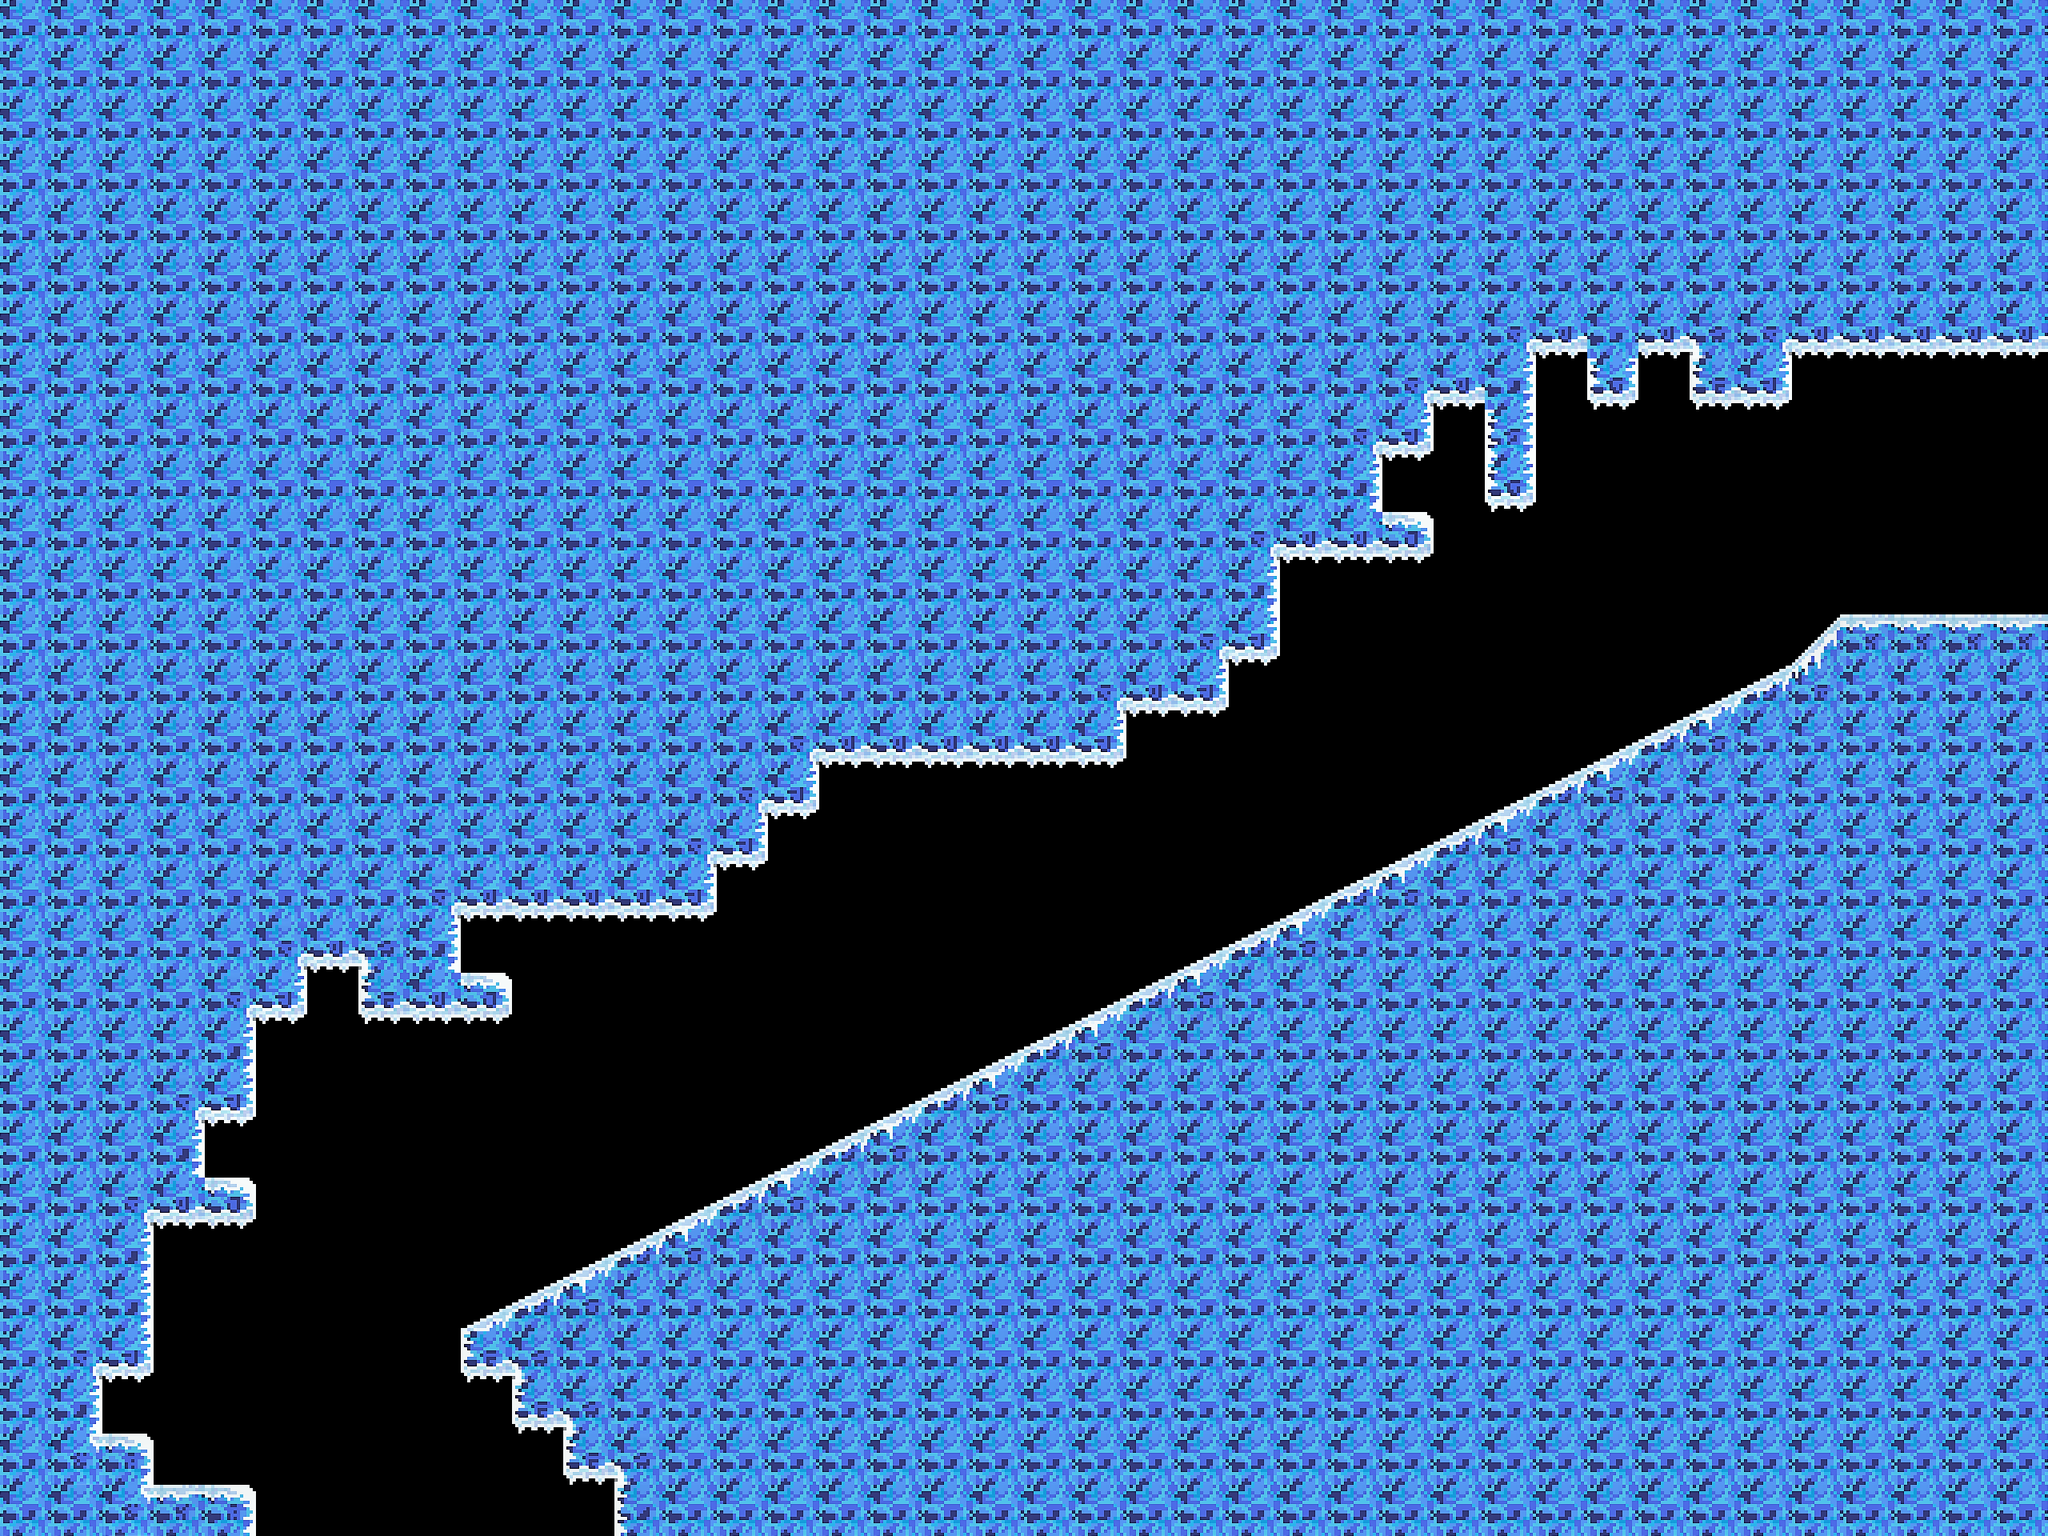

Below is a game level as drawn by its tile map, then a one-line description and the .tmx file that defines it, in full:
An orthogonal 40x30 tile map with 64x64 px tiles, 1 tile layer (tiles) and 7 objects (S, E).

<map version="1.4" tiledversion="1.4.3" orientation="orthogonal" renderorder="right-down" width="40" height="30" tilewidth="64" tileheight="64" infinite="0" nextlayerid="5" nextobjectid="14">
 <tileset firstgid="1" source="../tileset4.tsx" />
 <layer id="1" name="tiles" width="40" height="30">
  <data encoding="csv">
10,10,10,10,10,10,10,10,10,10,10,10,10,10,10,10,10,10,10,10,10,10,10,10,10,10,10,10,10,10,10,10,10,10,10,10,10,10,10,10,
10,10,10,10,10,10,10,10,10,10,10,10,10,10,10,10,10,10,10,10,10,10,10,10,10,10,10,10,10,10,10,10,10,10,10,10,10,10,10,10,
10,10,10,10,10,10,10,10,10,10,10,10,10,10,10,10,10,10,10,10,10,10,10,10,10,10,10,10,10,10,10,10,10,10,10,10,10,10,10,10,
10,10,10,10,10,10,10,10,10,10,10,10,10,10,10,10,10,10,10,10,10,10,10,10,10,10,10,10,10,10,10,10,10,10,10,10,10,10,10,10,
10,10,10,10,10,10,10,10,10,10,10,10,10,10,10,10,10,10,10,10,10,10,10,10,10,10,10,10,10,10,10,10,10,10,10,10,10,10,10,10,
10,10,10,10,10,10,10,10,10,10,10,10,10,10,10,10,10,10,10,10,10,10,10,10,10,10,10,10,10,10,10,10,10,10,10,10,10,10,10,10,
10,10,10,10,10,10,10,10,10,10,10,10,10,10,10,10,10,10,10,10,10,10,10,10,10,10,10,10,10,5,18,10,18,6,5,18,18,18,18,18,
10,10,10,10,10,10,10,10,10,10,10,10,10,10,10,10,10,10,10,10,10,10,10,10,10,10,10,5,18,11,0,20,0,17,19,0,0,0,0,0,
10,10,10,10,10,10,10,10,10,10,10,10,10,10,10,10,10,10,10,10,10,10,10,10,10,10,5,19,0,12,0,0,0,0,0,0,0,0,0,0,
10,10,10,10,10,10,10,10,10,10,10,10,10,10,10,10,10,10,10,10,10,10,10,10,10,10,11,0,0,20,0,0,0,0,0,0,0,0,0,0,
10,10,10,10,10,10,10,10,10,10,10,10,10,10,10,10,10,10,10,10,10,10,10,10,5,18,18,27,0,0,0,0,0,0,0,0,0,0,0,0,
10,10,10,10,10,10,10,10,10,10,10,10,10,10,10,10,10,10,10,10,10,10,10,10,11,0,0,0,0,0,0,0,0,0,0,0,0,0,0,0,
10,10,10,10,10,10,10,10,10,10,10,10,10,10,10,10,10,10,10,10,10,10,10,5,19,0,0,0,0,0,0,0,0,0,0,8,2,2,2,2,
10,10,10,10,10,10,10,10,10,10,10,10,10,10,10,10,10,10,10,10,10,5,18,19,0,0,0,0,0,0,0,0,0,23,24,16,10,10,10,10,
10,10,10,10,10,10,10,10,10,10,10,10,10,10,10,5,18,18,18,18,18,19,0,0,0,0,0,0,0,0,0,23,24,31,10,10,10,10,10,10,
10,10,10,10,10,10,10,10,10,10,10,10,10,10,5,19,0,0,0,0,0,0,0,0,0,0,0,0,0,23,24,31,10,10,10,10,10,10,10,10,
10,10,10,10,10,10,10,10,10,10,10,10,10,5,19,0,0,0,0,0,0,0,0,0,0,0,0,23,24,31,10,10,10,10,10,10,10,10,10,10,
10,10,10,10,10,10,10,10,5,18,18,18,18,19,0,0,0,0,0,0,0,0,0,0,0,23,24,31,10,10,10,10,10,10,10,10,10,10,10,10,
10,10,10,10,10,5,18,6,11,0,0,0,0,0,0,0,0,0,0,0,0,0,0,23,24,31,10,10,10,10,10,10,10,10,10,10,10,10,10,10,
10,10,10,10,5,19,0,17,18,27,0,0,0,0,0,0,0,0,0,0,0,23,24,31,10,10,10,10,10,10,10,10,10,10,10,10,10,10,10,10,
10,10,10,10,11,0,0,0,0,0,0,0,0,0,0,0,0,0,0,23,24,31,10,10,10,10,10,10,10,10,10,10,10,10,10,10,10,10,10,10,
10,10,10,5,19,0,0,0,0,0,0,0,0,0,0,0,0,23,24,31,10,10,10,10,10,10,10,10,10,10,10,10,10,10,10,10,10,10,10,10,
10,10,10,11,0,0,0,0,0,0,0,0,0,0,0,23,24,31,10,10,10,10,10,10,10,10,10,10,10,10,10,10,10,10,10,10,10,10,10,10,
10,10,5,18,27,0,0,0,0,0,0,0,0,23,24,31,10,10,10,10,10,10,10,10,10,10,10,10,10,10,10,10,10,10,10,10,10,10,10,10,
10,10,11,0,0,0,0,0,0,0,0,23,24,31,10,10,10,10,10,10,10,10,10,10,10,10,10,10,10,10,10,10,10,10,10,10,10,10,10,10,
10,10,11,0,0,0,0,0,0,23,24,31,10,10,10,10,10,10,10,10,10,10,10,10,10,10,10,10,10,10,10,10,10,10,10,10,10,10,10,10,
10,5,19,0,0,0,0,0,0,17,6,10,10,10,10,10,10,10,10,10,10,10,10,10,10,10,10,10,10,10,10,10,10,10,10,10,10,10,10,10,
10,11,0,0,0,0,0,0,0,0,17,6,10,10,10,10,10,10,10,10,10,10,10,10,10,10,10,10,10,10,10,10,10,10,10,10,10,10,10,10,
10,13,3,0,0,0,0,0,0,0,0,17,6,10,10,10,10,10,10,10,10,10,10,10,10,10,10,10,10,10,10,10,10,10,10,10,10,10,10,10,
10,10,13,2,3,0,0,0,0,0,0,0,9,10,10,10,10,10,10,10,10,10,10,10,10,10,10,10,10,10,10,10,10,10,10,10,10,10,10,10
</data>
 </layer>
 <objectgroup id="3" name="conx">
  <object id="3" name="S" x="320" y="1856" width="448" height="64" />
  <object id="4" name="E" x="2496" y="448" width="64" height="320" />
 </objectgroup>
 <objectgroup id="4" name="spawns">
  <object id="11" x="2368" y="704">
   <point />
  </object>
  <object id="13" x="256" y="1792">
   <point />
  </object>
 </objectgroup>
 <objectgroup id="2" name="collision">
  <object id="1" x="0" y="0">
   <polygon points="0,0 2560,0 2560,448 2240,448 2240,512 2112,512 2112,448 2048,448 2048,512 1984,512 1984,448 1920,448 1920,640 1856,640 1856,512 1792,512 1792,576 1728,576 1728,640 1792,640 1792,704 1600,704 1600,832 1536,832 1536,896 1408,896 1408,960 1024,960 1024,1024 960,1024 960,1088 896,1088 896,1152 576,1152 576,1216 640,1216 640,1280 448,1280 448,1216 384,1216 384,1280 320,1280 320,1344 320,1408 256,1408 256,1472 320,1472 320,1536 192,1536 192,1728 128,1728 128,1792 192,1792 192,1856 320,1856 320,1920 0,1920" />
  </object>
  <object id="2" x="576" y="1664">
   <polygon points="0,0 1664,-832 1728,-896 1984,-896 1984,256 192,256 192,192 128,192 128,128 64,128 64,64 0,64" />
  </object>
  <object id="10" x="32" y="32">
   <polygon points="0,0 0,1856 2496,1856 2496,0" />
  </object>
 </objectgroup>
</map>
